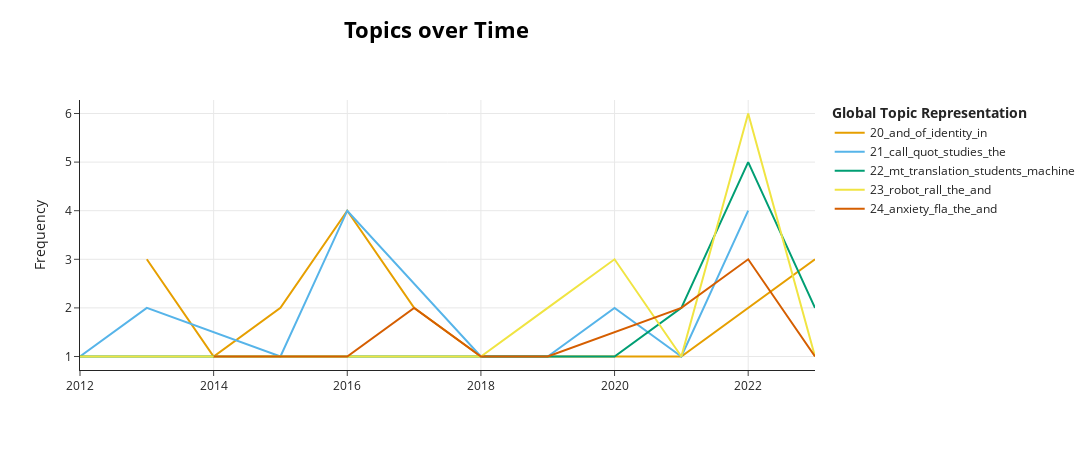

Source (notebook cell):
### Code cell
model.visualize_topics_over_time(topics_over_time, topics=[20, 21, 22, 23, 24, 25])

### Figure 1 — Plotly figure (JSON) as saved in the notebook; plotly's stock layout.template omitted (floating-point values rounded to 4 significant figures)
{"data": [{"hoverinfo": "text", "hovertext": ["<b>Topic 20</b><br>Words: authenticity, claims, social, and, multilingual", "<b>Topic 20</b><br>Words: microblogging, tweets, vignettes, constructions, students", "<b>Topic 20</b><br>Words: his, hip, serbian, hop, identity", "<b>Topic 20</b><br>Words: identity, online, of, the, and", "<b>Topic 20</b><br>Words: multilingual, sla, amp, multilingualism, social", "<b>Topic 20</b><br>Words: multilingual, drew, as, teachers, we", "<b>Topic 20</b><br>Words: fsl, my, digital, ol, as", "<b>Topic 20</b><br>Words: relational, identities, connection, choices, semiotic", "<b>Topic 20</b><br>Words: identity, digital, and, broadly, turns", "<b>Topic 20</b><br>Words: cdl, semiotic, ve, how, and"], "marker": {"color": "#E69F00"}, "mode": "lines", "name": "20_and_of_identity_in", "type": "scatter", "x": [2013, 2014, 2015, 2016, 2017, 2018, 2019, 2020, 2021, 2023], "y": [3, 1, 2, 4, 2, 1, 1, 1, 1, 3]}, {"hoverinfo": "text", "hovertext": ["<b>Topic 21</b><br>Words: replication, studies, call, replicated, sla", "<b>Topic 21</b><br>Words: calico, journal, research, editor, call", "<b>Topic 21</b><br>Words: are, practices, call, linguistics, applied", "<b>Topic 21</b><br>Words: quot, call, llt, journals, the", "<b>Topic 21</b><br>Words: mctl, el, lctl, lctls, call", "<b>Topic 21</b><br>Words: call, transdisciplinarity, transdisciplinary, field, interdisciplinarity", "<b>Topic 21</b><br>Words: call, quot, research, products, articles", "<b>Topic 21</b><br>Words: call, quot, topics, learning, technologies", "<b>Topic 21</b><br>Words: studies, most, the, were, call"], "marker": {"color": "#56B4E9"}, "mode": "lines", "name": "21_call_quot_studies_the", "type": "scatter", "x": [2012, 2013, 2015, 2016, 2018, 2019, 2020, 2021, 2022], "y": [1, 2, 1, 4, 1, 1, 2, 1, 4]}, {"hoverinfo": "text", "hovertext": ["<b>Topic 22</b><br>Words: translation, blackboard, attitudes, skills, course", "<b>Topic 22</b><br>Words: prefer, quot, paraphrasing, paraphrases, writing", "<b>Topic 22</b><br>Words: translation, specialized, cooperative, seti, china", "<b>Topic 22</b><br>Words: translation, quot, strategies, students, mt", "<b>Topic 22</b><br>Words: indices, texts, human, generated, automatically", "<b>Topic 22</b><br>Words: texts, gt, step, english, sw", "<b>Topic 22</b><br>Words: mt, translation, writing, student, students", "<b>Topic 22</b><br>Words: lexical, mt, error, errors, translation", "<b>Topic 22</b><br>Words: mt, translation, machine, students, texts", "<b>Topic 22</b><br>Words: mt, machine, translation, fl, students"], "marker": {"color": "#009E73"}, "mode": "lines", "name": "22_mt_translation_students_machine", "type": "scatter", "x": [2012, 2015, 2016, 2017, 2018, 2019, 2020, 2021, 2022, 2023], "y": [1, 1, 1, 1, 1, 1, 1, 2, 5, 2]}, {"hoverinfo": "text", "hovertext": ["<b>Topic 23</b><br>Words: robots, rall, robot, interfaces, days", "<b>Topic 23</b><br>Words: telepresence, robots, authentic, fl, communicative", "<b>Topic 23</b><br>Words: dialogue, we, systems, quot, based", "<b>Topic 23</b><br>Words: rall, echo, robot, chatbots, of", "<b>Topic 23</b><br>Words: authoring, system, robot, design, refinements", "<b>Topic 23</b><br>Words: robot, chatbot, ellie, rall, conversation", "<b>Topic 23</b><br>Words: sociomaterialism, chatbots, intelligence, artificial, place"], "marker": {"color": "#F0E442"}, "mode": "lines", "name": "23_robot_rall_the_and", "type": "scatter", "x": [2012, 2018, 2019, 2020, 2021, 2022, 2023], "y": [1, 1, 2, 3, 1, 6, 1]}, {"hoverinfo": "text", "hovertext": ["<b>Topic 24</b><br>Words: fla, anxiety, acmc, affordances, horwitz", "<b>Topic 24</b><br>Words: hybrid, redesigned, anxiety, courses, span1010", "<b>Topic 24</b><br>Words: ei, emotional, fla, anxiety, group", "<b>Topic 24</b><br>Words: anonymity, vw, fla, anxiety, participants", "<b>Topic 24</b><br>Words: idle, quantity, diversity, outcomes, anxiety", "<b>Topic 24</b><br>Words: anxiety, fla, vr, self, beliefs", "<b>Topic 24</b><br>Words: anxiety, fla, vr, flsa, speaking", "<b>Topic 24</b><br>Words: flipped, flca, flra, anxiety, foreign"], "marker": {"color": "#D55E00"}, "mode": "lines", "name": "24_anxiety_fla_the_and", "type": "scatter", "x": [2014, 2016, 2017, 2018, 2019, 2021, 2022, 2023], "y": [1, 1, 2, 1, 1, 2, 3, 1]}], "layout": {"height": 450, "hoverlabel": {"bgcolor": "white", "font": {"family": "Rockwell", "size": 16}}, "legend": {"title": {"text": "<b>Global Topic Representation"}}, "title": {"font": {"color": "Black", "size": 22}, "text": "<b>Topics over Time</b>", "x": 0.4, "xanchor": "center", "y": 0.95, "yanchor": "top"}, "width": 1250, "xaxis": {"showgrid": true}, "yaxis": {"showgrid": true, "title": {"text": "Frequency"}}}}
